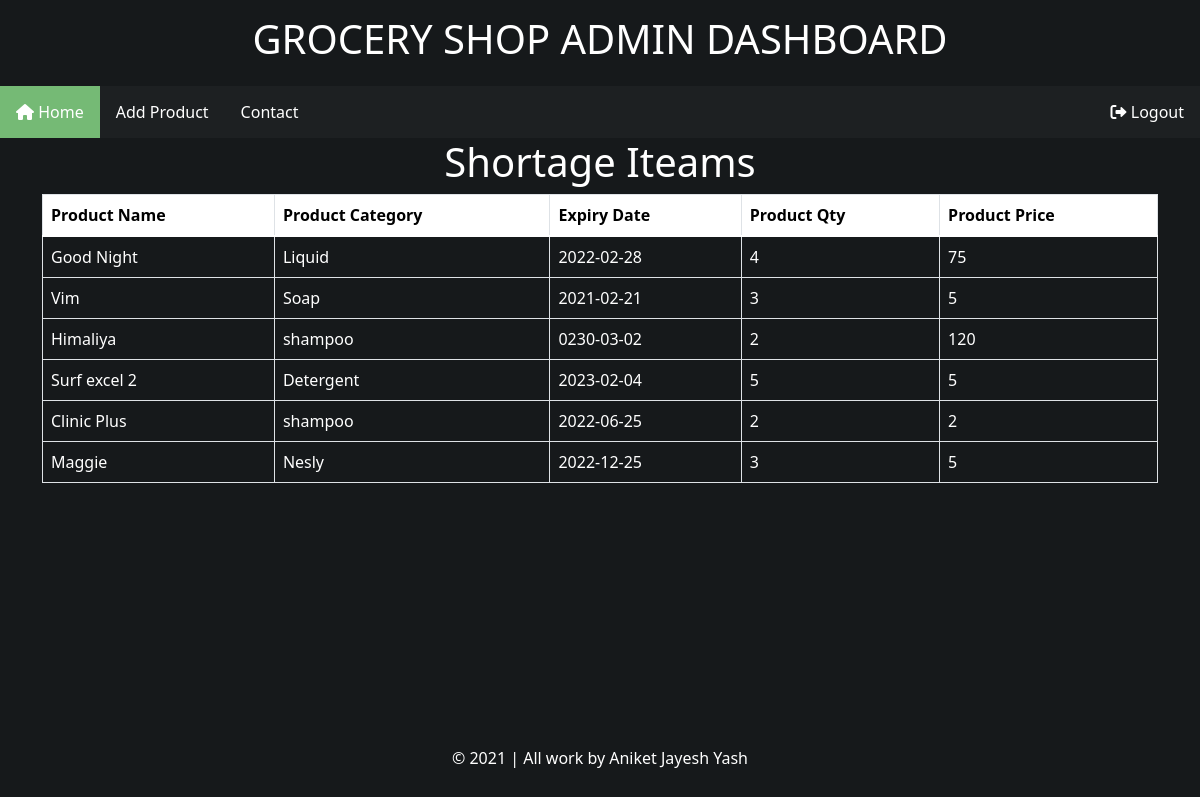
Screenshot of /shortage-items.php (signed in) with the database file from the repository.
### tables this page shows
CREATE TABLE `product_details` (
  `product_name` varchar(200) NOT NULL,
  `product_category` varchar(200) DEFAULT NULL,
  `expiry_date` date NOT NULL,
  `product_quantity` int(200) NOT NULL,
  `product_price` int(200) NOT NULL,
  `id` int(11) NOT NULL
);

### shortage-items.php (the view, shortened to what this page needs)
<!DOCTYPE html>
<html lang="en">
<head>
    <link href="https://cdn.jsdelivr.net/npm/bootstrap@5.1.1/dist/css/bootstrap.min.css" rel="stylesheet"
>
    <link rel="stylesheet" href="https://cdnjs.cloudflare.com/ajax/libs/font-awesome/6.0.0-beta2/css/all.min.css">
</head>
<body>
    <div class="container" id="con">
        <div class="col-lg-12">
            <h1 class="text-white text-center">Shortage Iteams</h1>
            <table class="table table-bordered text-white sticky">
                <thead>
                    <tr>
                        <th>Product Name</th>
                        <th>Product Category</th>
                        <th>Expiry Date</th>
                        <th>Product Qty</th>
                        <th>Product Price</th>
                    </tr>
                </thead>
                <?php
                include 'db.php';
                $sq = "select * from product_details where product_quantity<=5 ";
                $query = mysqli_query($conn, $sq);
                while ($res = mysqli_fetch_array($query)) {
                ?>
                <tr>
                    <td><?php echo $res['product_name'] ?></td>
                    <td><?php echo $res['product_category'] ?></td>
                    <td><?php echo $res['expiry_date'] ?></td>
                    <td><?php echo $res['product_quantity'] ?></td>
                    <td><?php echo $res['product_price'] ?></td>
                </tr>
                <?php
                }
                ?>
            </table>
        </div>
    </div>
</body>
</html>

### CSS/admin-home.css (style rules this page uses)
* { margin: 0px; padding: 0px; }
body { background-color: #16191b; }
.top_head { text-align: center; padding: 15px; color: white; }
ul { list-style-type: none; margin: 0; padding: 0; overflow: hidden; background-color: rgb(29, 32, 34); }
li { float: left; }
li a { display: block; color: white; text-align: center; padding: 14px 16px; text-decoration: none; }
.active { background-color: #75ba75; }
.footer { position: fixed; left: 0; bottom: 0; width: 100%; color: white; text-align: center; }
p { padding: 14px; }
a { text-decoration: none; color: black; }

### shortage-items.php (style rules this page uses)
#con { width: auto; height: 550px; overflow: scroll; }
.sticky thead tr th { position: sticky; top: 0; background: white; color: black; }

### rows the page displays
product_details: product_name "Good Night", product_category "Liquid", expiry_date "2022-02-28", product_quantity "4", product_price "75"
product_details: product_name "Vim", product_category "Soap", expiry_date "2021-02-21", product_quantity "3", product_price "5"
product_details: product_name "Himaliya", product_category "shampoo", expiry_date "0230-03-02", product_quantity "2", product_price "120"
product_details: product_name "Surf excel 2", product_category "Detergent", expiry_date "2023-02-04", product_quantity "5", product_price "5"
product_details: product_name "Clinic Plus", product_category "shampoo", expiry_date "2022-06-25", product_quantity "2", product_price "2"
product_details: product_name "Maggie", product_category "Nesly", expiry_date "2022-12-25", product_quantity "3", product_price "5"
